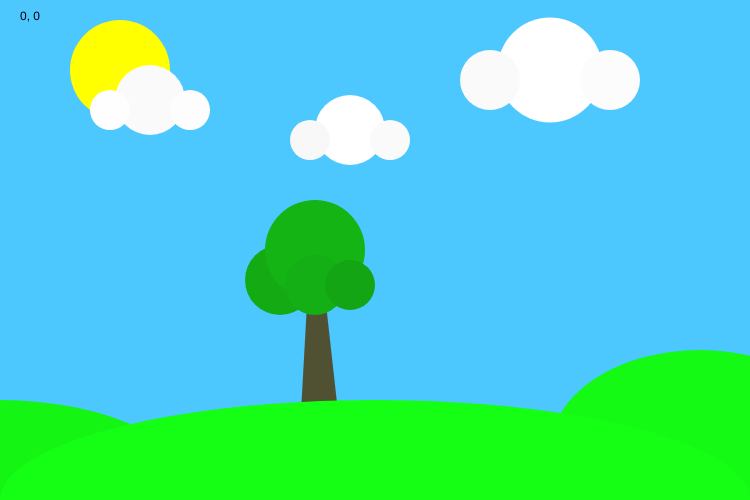
Frame 1 (no input)
Frame 60 (no input): identical to frame 1, image omitted
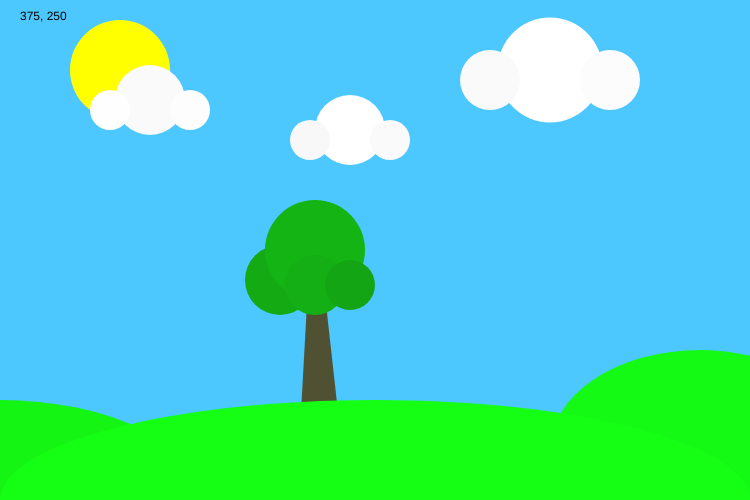
Frame 120 (the mouse pressed at the canvas centre since frame 60)

The p5.js sketch that drew these frames (run headless with seeded random() and noise() and a simulated clock; from frame 60 on, the mouse is pressed at the canvas centre):

// p5.js sketch
// ── sketch.js
function setup() {
  // put setup code here
  createCanvas(750, 500);
}

function draw() {
  background(color(76, 200, 255));

//sun
  fill(255, 255, 0);
  noStroke();
  ellipse(120, 70, 100, 100);

//cloud
  var x = 200;
  var y = 30;
  var s = 1.5;
  fill(250);
  ellipse(150, 100, 70, 70);
  fill(253);
  ellipse(190, 110, 40, 40);
  fill(254);
  ellipse(110, 110, 40, 40);

  fill(255);
  ellipse(150 + x, 100 + y, 70, 70);
  fill(250);
  ellipse(190 + x, 110 + y, 40, 40);
  fill(248);
  ellipse(110 + x, 110 + y, 40, 40);

  fill(255);
  ellipse(150 + 2*x, 100 - y, s*70, s*70);
  fill(252);
  ellipse(210 + 2*x, 110 - y, s*40, s*40);
  fill(250);
  ellipse( 90 + 2*x, 110 - y, s*40, s*40);

//tree
  fill(80,80,50);
  quad(300,430,340,430,320,250,310,250);
  fill(20, 170, 20);
  ellipse(280,280,70,70);
    fill(20, 180, 20);
  ellipse(315,250,100,100);
    fill(20, 175, 20);
  ellipse(315,285,60,60);
    fill(20, 165, 20);
  ellipse(350,285,50,50);


//ground
  noStroke();

  fill(20, 245, 20);
  ellipse(0, 500, 400, 200);
  fill(20, 250, 20);
  ellipse(700, 450, 300, 200);
  fill(20, 255, 20);
  ellipse(375, 500, 750, 200);



  fill(0);
  text(mouseX +", "+ mouseY, 20, 20);
}
